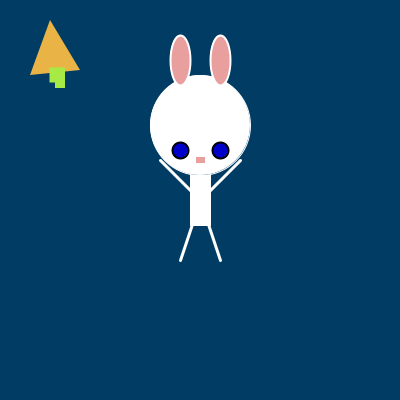
Frame 1 (no input)
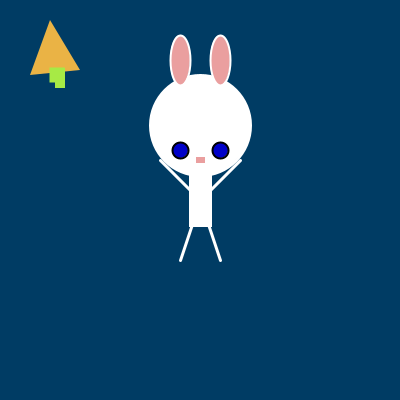
Frame 60 (the mouse pressed at the canvas centre just before this capture)
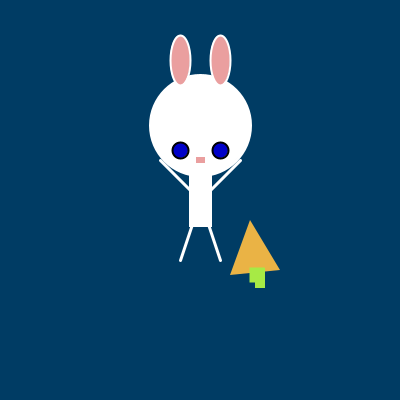
Frame 120 (the mouse held since frame 60 and released just before this capture)

The Processing sketch that drew these frames (run headless with seeded random() and noise(); from frame 60 on, the mouse is pressed at the canvas centre):

// Processing sketch: processing_23210
// ── processing_23210.pde

void setup(){
 
size(400,400);
smooth();

frameRate(30);
}

void draw(){
    background(0,60,100);
    
ellipseMode(CENTER);
rectMode(CENTER);

//bob body
stroke(255);
fill(255);
rect(200,200,20,50);


//bob head
stroke(255);
fill(255);
ellipse(200,125,100,100);


//bobs ears
fill(234,159,159);
strokeWeight(2);
ellipse(180,60,20,50);
ellipse(220,60,20,50);

//bob eyes
fill(0,0,200);
stroke(0);
ellipse(180,150,16,16);
ellipse(220,150,16,16);


//bob legs
stroke(255);
strokeWeight(3);
line(180,260,200,200);
line(220,260,200,200);

//bobs nose
stroke(234,159,159);
fill(234,159,159);
rect(200,160,6,3);

//bob arms
stroke(255);
strokeWeight(3);
line(160,160,200,200);
line(240,160,200,200);

fill(234,179,69);
  noStroke();
  triangle(mouseX+50,mouseY+20,mouseX+80,mouseY+70,mouseX+30,mouseY+75);

fill(167,234,69);
noStroke();
rect(mouseX+60,mouseY+78,10,20);//carrot top
rect(mouseX+57,mouseY+75,15,15);
  
  
}

void mousePressed(){
 background(167,230,60);
stroke(255);}

void keyPressed(){
  
  println("hop hop hop.");}
  
 
